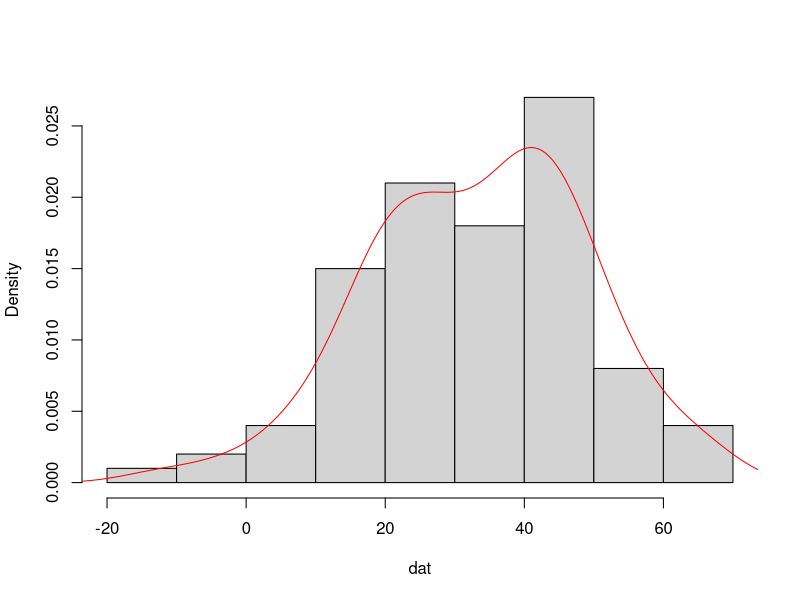
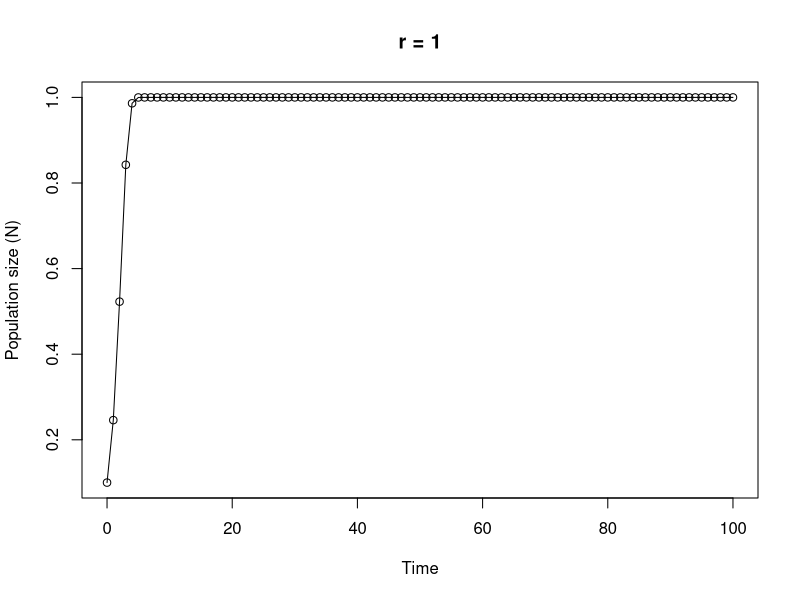

R code for these plots, in order:
## ----Q1, results = 'asis'------------------------------------------------------------------------------------

# area of a circle
# the equation to calculate the area of a circle is pi * radius^2

circle.area <- function(d){ 
	pi * (d/2)^2
}

# to use your new function

circle.area(10)
# [1] 78.53982

# to test on a vector of diameters
# first create a vector with diameters ranging from 0 to 50 in steps of 10

cir.diam <- seq(from = 0, to = 50, by = 10)

# test your function

circle.area(cir.diam)
# [1]    0.00000   78.53982  314.15927  706.85835 1256.63706 1963.49541


## ----Q2, tidy = TRUE-----------------------------------------------------------------------------------------

far.cent <- function(a){
	val <- (a-32)*5/9
	print(paste("Fahrenheit: ", round(a, digits = 3), "oF",sep = " "), quote = FALSE)# round 3dp
	print(paste("Centigrade: ", round(val, digits = 3), "oC", sep = " "), quote = FALSE)# round 3dp
}

# alternative Fahrenheit to centigrade using cat function

far.cent2 <- function(a){
	val <- (a - 32) * 5/9	#calculation
	cat("Fahrenheit: ", round(a, digits = 3), "oF", "\n")   # use cat function
	cat("Centigrade: ", round(val, digits = 3), "oC", "\n")   
}



## ----Q3------------------------------------------------------------------------------------------------------

# Create a vector of normally distributed data
# length 100, mean 35 and standard deviation of 29

vals <- rnorm(100, 35, 15)	# create some norm dist data mean 35, sd = 15

summary.fun <- function(dat){
	mymean <- round(mean(dat), digits = 4)      	# calc mean
	mymedian <- round(median(dat), digits = 4)    # calc median
	mymin <- round(min(dat), digits = 4)          # calc min
	mymax <- round(max(dat), digits = 4)          # calc max
	print(paste("mean:", mymean, sep = " "), quote = FALSE)     # print mean
	print(paste("median:", mymedian, sep = " "), quote = FALSE)     # print median
	print(paste("range:", "from:", mymin, "to", mymax, sep = " "), quote = FALSE) 
	dens <- density(dat)                          # estimate density curve
	hist(dat, main = "",type = "l",freq = FALSE)  # plot histogram
	lines(dens, lty = 1, col = "red")             # plot density curve
}

# use the function
summary.fun(vals)


## ----Q4------------------------------------------------------------------------------------------------------

# calculate a median

ourmedian <- function(x){
	n <- length(x)
	if (n %% 2 == 1)      # odd numbers
	  sort(x)[(n + 1)/2]  # find the middle number by adding 1 to length and div 2
	else {                # even numbers
	  middletwo <- sort(x)[(n/2) + 0:1]   #find the two middle numbers
	  mean(middletwo)
	  }
}

# use the function
mydat <- sample(1:50, size = 10, replace = TRUE )

# our function
ourmedian(mydat)

# R median function
median(mydat)


## ----Q5, tidy = TRUE-----------------------------------------------------------------------------------------

# function to simulate Ricker model

Ricker.model <- function(nzero, r, time, K=1){     # sets initial parameters
  N <- numeric(time + 1)    # creates a real vector of length time+1 to store values of Nt+1
  N[1] <- nzero             # sets initial population size in first element of N
  for (i in 1:time) {				# loops over time
      N[i+1] <- N[i]*exp(r*(1 - N[i]/K))    
  }
  Time <- 0:time   					 # creates vector for x axis
  plot(Time, N, type = "o", xlim = c(0, time), xlab = "Time", ylab = "Population size (N)", main = paste("r =", r, sep=" "))   # plots     output
}

# To run
# play around with the different parameters, especially r
Ricker.model(nzero=0.1,r=1,time=100)
